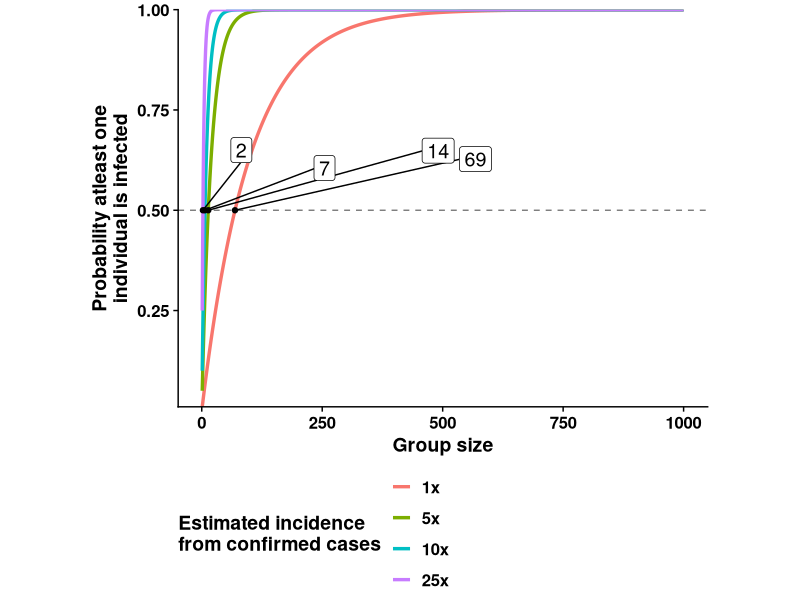

The R source for this figure:
## ---- chunk 1
knitr::opts_chunk$set(echo=TRUE, warning=FALSE, message=FALSE)
## ---- chunk 2
prob_from_group_size <- function(p_est, group_size){
  infected_prob <- 1 - (1 - p_est)**group_size
  return(infected_prob)
}

group_size_from_prob <- function(p_est, infected_prob){
  group_size = log(1 - infected_prob)/log(1 - p_est)
  return(group_size)
}
## ---- chunk 3
library(tidyverse)
library(reshape2)

group_sizes <-  seq(1, 1000)
case_ratio <- c(1, 5, 10, 25)
nms <- case_ratio %>% paste0(., "x")
case_ratio <- case_ratio*.01


plot_data <- 
  map(group_sizes, function(x){
    map(case_ratio, function(y){
      prob_from_group_size(y, x)
    }) %>% do.call(c, .)
  }) %>% do.call(rbind, .)

plot_data <- cbind(group_sizes, plot_data) %>% 
  as_tibble %>% 
  setNames(., c("Group size", nms))



plot_data <-  melt(plot_data, id.vars = "Group size")

## ---- chunk 4
halfway_points <- 
  case_ratio %>% 
  map(function(x){
    group_size_from_prob(x, .5)
  }) %>% 
  do.call(c, .)

halfway_points <- tibble( x=halfway_points, y=.5)
## ---- chunk 5
library(cowplot)
library(ggrepel)

plt <- ggplot(data = plot_data, aes(x = `Group size`, y=value, group=variable)) + 
  scale_y_continuous(expand = c(0,0), limits = c(NA, 1)) +
  geom_line(aes(colour=variable),
            size=1.15) + 
  theme_cowplot() + 
  theme(legend.position = "bottom",
        text=element_text(face="bold"),
        aspect.ratio=.75) + 
  guides(colour=guide_legend(ncol = 1, title = "Estimated incidence\nfrom confirmed cases", override.aes = list(size = 1.5))) + 
  labs(y="Probability atleast one\nindividual is infected")


 plt + 
  geom_point(data=halfway_points,inherit.aes = FALSE, aes(x, y)) +
  geom_label_repel(data=halfway_points,inherit.aes = FALSE, 
                  xlim = c(50, NA),
                  force = 250,
                  aes(x, y, label=round(x)), size=5, min.segment.length = 0, nudge_x = .15, nudge_y = .15) + 
  geom_hline(yintercept = .5, alpha=.5,linetype = "dashed" ) 
  
 
